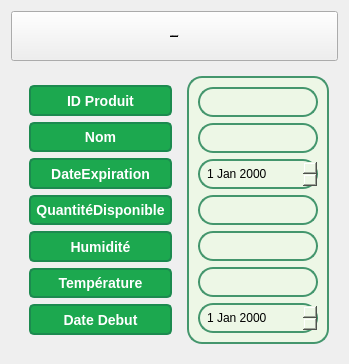
                 <widget class="QWidget" name="formmodifier">
                  <property name="styleSheet">
                   <string notr="true"/>
                  </property>
                  <layout class="QVBoxLayout" name="verticalLayout">
                   <item>
                    <widget class="QPushButton" name="pushButton_5">
                     <property name="minimumSize">
                      <size>
                       <width>0</width>
                       <height>50</height>
                      </size>
                     </property>
                     <property name="font">
                      <font>
                       <family>Roboto</family>
                       <pointsize>-1</pointsize>
                       <bold>true</bold>
                       <underline>true</underline>
                      </font>
                     </property>
                     <property name="cursor">
                      <cursorShape>PointingHandCursor</cursorShape>
                     </property>
                     <property name="styleSheet">
                      <string notr="true">QPushButton {
    background-color: rgb(50, 120, 90); /* Couleur verte foncée */
    /*color: black;*/
   /* color: #1f472e;*/
color:black;
    font-family: &quot;Roboto&quot;, sans-serif;
     
    font-weight: bold; /* texte en gras */
    font-size: 20px;
    text-decoration: underline;  /* Texte souligné */
    line-height: 1.5;

    width: 200px;
    height: 40px;
    opacity: 0.65;
    text-align: center;
    
    border-style: solid;
    transition: background-color 0.3s ease, opacity 0.3s ease, transform 0.3s ease; /* Transition pour effet plus fluide */
}

QPushButton:hover {
    background-color: rgb(70, 140, 110); /* Couleur de fond légèrement plus claire au survol */
    opacity: 0.85; /* Augmentation de l'opacité */
    transform: scale(1.05); /* Agrandissement léger */
    box-shadow: 2px 2px 5px rgba(0, 0, 0, 0.3); /* Ombre pour donner de la profondeur */
}

                                                           

/*                                                  
QPushButton {
    background-color: rgb(50, 120, 90); 
    color: black;
    
    font-size: 20px;
    text-decoration: underline;   
    line-height: 1.5;

    width: 200px;
    height: 40px;
    opacity: 0.65;
    text-align: center;
    
    border-style: solid;
}
/*</string>
                     </property>
                     <property name="text">
                      <string>Modifier le produit</string>
                     </property>
                    </widget>
                   </item>
                   <item>
                    <widget class="QFrame" name="frame">
                     <property name="styleSheet">
                      <string notr="true">border:none;</string>
                     </property>
                     <property name="frameShape">
                      <enum>QFrame::Shape::StyledPanel</enum>
                     </property>
                     <property name="frameShadow">
                      <enum>QFrame::Shadow::Raised</enum>
                     </property>
                     <layout class="QHBoxLayout" name="horizontalLayout_7">
                      <item>
                       <widget class="QFrame" name="frame_9">
                        <property name="styleSheet">
                         <string notr="true">QFrame QLabel {
background-color: rgb(28, 168, 79);

}
</string>
                        </property>
                        <property name="frameShape">
                         <enum>QFrame::Shape::StyledPanel</enum>
                        </property>
                        <property name="frameShadow">
                         <enum>QFrame::Shadow::Raised</enum>
                        </property>
                        <layout class="QVBoxLayout" name="verticalLayout_10">
                         <item>
                          <widget class="QLabel" name="label_2">
                           <property name="styleSheet">
                            <string notr="true">QLabel {
    background-color: rgb(28, 168, 79); /* Couleur de fond */
    border: 2px solid #1C8A4F; /* Bordure assortie */
    border-radius: 5px; /* Coins arrondis */
    color: white; /* Texte en blanc */
    font-size: 14px; /* Taille de police */
    padding: 5px; /* Espacement interne */
    font-weight: bold; /* Texte en gras */
}

QLabel:hover {
    background-color: rgb(20, 140, 60); /* Couleur de fond change lorsque l'on survole le label */
}

QLabel:focus {
    border: 2px solid #0D6E3F; /* Bordure qui change en cas de focus (utile pour les QLabel avec interaction) */
}

</string>
                           </property>
                           <property name="text">
                            <string>ID Produit</string>
                           </property>
                           <property name="alignment">
                            <set>Qt::AlignmentFlag::AlignCenter</set>
                           </property>
                          </widget>
                         </item>
                         <item>
                          <widget class="QLabel" name="label_30">
                           <property name="styleSheet">
                            <string notr="true">QLabel {
    background-color: rgb(28, 168, 79); /* Couleur de fond */
    border: 2px solid #1C8A4F; /* Bordure assortie */
    border-radius: 5px; /* Coins arrondis */
    color: white; /* Texte en blanc */
    font-size: 14px; /* Taille de police */
    padding: 5px; /* Espacement interne */
    font-weight: bold; /* Texte en gras */
}

QLabel:hover {
    background-color: rgb(20, 140, 60); /* Couleur de fond change lorsque l'on survole le label */
}

QLabel:focus {
    border: 2px solid #0D6E3F; /* Bordure qui change en cas de focus (utile pour les QLabel avec interaction) */
}

</string>
                           </property>
                           <property name="text">
                            <string>Nom</string>
                           </property>
                           <property name="alignment">
                            <set>Qt::AlignmentFlag::AlignCenter</set>
                           </property>
                          </widget>
                         </item>
                         <item>
                          <widget class="QLabel" name="label_31">
                           <property name="styleSheet">
                            <string notr="true">QLabel {
    background-color: rgb(28, 168, 79); /* Couleur de fond */
    border: 2px solid #1C8A4F; /* Bordure assortie */
    border-radius: 5px; /* Coins arrondis */
    color: white; /* Texte en blanc */
    font-size: 14px; /* Taille de police */
    padding: 5px; /* Espacement interne */
    font-weight: bold; /* Texte en gras */
}

QLabel:hover {
    background-color: rgb(20, 140, 60); /* Couleur de fond change lorsque l'on survole le label */
}

QLabel:focus {
    border: 2px solid #0D6E3F; /* Bordure qui change en cas de focus (utile pour les QLabel avec interaction) */
}

</string>
                           </property>
                           <property name="text">
                            <string>DateExpiration</string>
                           </property>
                           <property name="alignment">
                            <set>Qt::AlignmentFlag::AlignCenter</set>
                           </property>
                          </widget>
                         </item>
                         <item>
                          <widget class="QLabel" name="label_32">
                           <property name="styleSheet">
                            <string notr="true">QLabel {
    background-color: rgb(28, 168, 79); /* Couleur de fond */
    border: 2px solid #1C8A4F; /* Bordure assortie */
    border-radius: 5px; /* Coins arrondis */
    color: white; /* Texte en blanc */
    font-size: 14px; /* Taille de police */
    padding: 5px; /* Espacement interne */
    font-weight: bold; /* Texte en gras */
}

QLabel:hover {
    background-color: rgb(20, 140, 60); /* Couleur de fond change lorsque l'on survole le label */
}

QLabel:focus {
    border: 2px solid #0D6E3F; /* Bordure qui change en cas de focus (utile pour les QLabel avec interaction) */
}

</string>
                           </property>
                           <property name="text">
                            <string>QuantitéDisponible</string>
                           </property>
                           <property name="alignment">
                            <set>Qt::AlignmentFlag::AlignCenter</set>
                           </property>
                          </widget>
                         </item>
                         <item>
                          <widget class="QLabel" name="label_33">
                           <property name="styleSheet">
                            <string notr="true">QLabel {
    background-color: rgb(28, 168, 79); /* Couleur de fond */
    border: 2px solid #1C8A4F; /* Bordure assortie */
    border-radius: 5px; /* Coins arrondis */
    color: white; /* Texte en blanc */
    font-size: 14px; /* Taille de police */
    padding: 5px; /* Espacement interne */
    font-weight: bold; /* Texte en gras */
}

QLabel:hover {
    background-color: rgb(20, 140, 60); /* Couleur de fond change lorsque l'on survole le label */
}

QLabel:focus {
    border: 2px solid #0D6E3F; /* Bordure qui change en cas de focus (utile pour les QLabel avec interaction) */
}

</string>
                           </property>
                           <property name="text">
                            <string>Humidité</string>
                           </property>
                           <property name="alignment">
                            <set>Qt::AlignmentFlag::AlignCenter</set>
                           </property>
                          </widget>
                         </item>
                         <item>
                          <widget class="QLabel" name="label_34">
                           <property name="styleSheet">
                            <string notr="true">QLabel {
    background-color: rgb(28, 168, 79); /* Couleur de fond */
    border: 2px solid #1C8A4F; /* Bordure assortie */
    border-radius: 5px; /* Coins arrondis */
    color: white; /* Texte en blanc */
    font-size: 14px; /* Taille de police */
    padding: 5px; /* Espacement interne */
    font-weight: bold; /* Texte en gras */
}

QLabel:hover {
    background-color: rgb(20, 140, 60); /* Couleur de fond change lorsque l'on survole le label */
}

QLabel:focus {
    border: 2px solid #0D6E3F; /* Bordure qui change en cas de focus (utile pour les QLabel avec interaction) */
}

</string>
                           </property>
                           <property name="text">
                            <string>Température</string>
                           </property>
                           <property name="alignment">
                            <set>Qt::AlignmentFlag::AlignCenter</set>
                           </property>
                          </widget>
                         </item>
                         <item>
                          <widget class="QLabel" name="label_35">
                           <property name="styleSheet">
                            <string notr="true">QLabel {
    background-color: rgb(28, 168, 79); /* Couleur de fond */
    border: 2px solid #1C8A4F; /* Bordure assortie */
    border-radius: 5px; /* Coins arrondis */
    color: white; /* Texte en blanc */
    font-size: 14px; /* Taille de police */
    padding: 5px; /* Espacement interne */
    font-weight: bold; /* Texte en gras */
}

QLabel:hover {
    background-color: rgb(20, 140, 60); /* Couleur de fond change lorsque l'on survole le label */
}

QLabel:focus {
    border: 2px solid #0D6E3F; /* Bordure qui change en cas de focus (utile pour les QLabel avec interaction) */
}

</string>
                           </property>
                           <property name="text">
                            <string>Date Debut</string>
                           </property>
                           <property name="alignment">
                            <set>Qt::AlignmentFlag::AlignCenter</set>
                           </property>
                          </widget>
                         </item>
                        </layout>
                       </widget>
                      </item>
                      <item>
                       <widget class="QFrame" name="frame_12">
                        <property name="styleSheet">
                         <string notr="true">background-color: #edf7e6;         /* Light green inside background */
border: 2px solid rgb(68, 150, 109); /* Green border */
border-radius: 15px;                /* Rounded corners with 15px radius */</string>
                        </property>
                        <property name="frameShape">
                         <enum>QFrame::Shape::StyledPanel</enum>
                        </property>
                        <property name="frameShadow">
                         <enum>QFrame::Shadow::Raised</enum>
                        </property>
                        <layout class="QVBoxLayout" name="verticalLayout_11">
                         <item>
                          <widget class="QLineEdit" name="inputidproduitmodif">
                           <property name="styleSheet">
                            <string notr="true">QLineEdit {
    border-radius: 15px;
border: 2px solid rgb(68, 150, 109); /* Green border */
    padding: 5px;
}</string>
                           </property>
                          </widget>
                         </item>
                         <item>
                          <widget class="QLineEdit" name="inputnomproduit_3">
                           <property name="minimumSize">
                            <size>
                             <width>100</width>
                             <height>30</height>
                            </size>
                           </property>
                           <property name="maximumSize">
                            <size>
                             <width>16777215</width>
                             <height>16777215</height>
                            </size>
                           </property>
                          </widget>
                         </item>
                         <item>
                          <widget class="QDateEdit" name="inputdateexpiration_3">
                           <property name="minimumSize">
                            <size>
                             <width>0</width>
                             <height>30</height>
                            </size>
                           </property>
                           <property name="styleSheet">
                            <string notr="true">QDateEdit {
    border-radius: 15px;
border: 2px solid rgb(68, 150, 109); /* Green border */
    padding: 5px;
}</string>
                           </property>
                          </widget>
                         </item>
                         <item>
                          <widget class="QLineEdit" name="inputquantitedisponible_3">
                           <property name="styleSheet">
                            <string notr="true">QLineEdit {
    border-radius: 15px;
border: 2px solid rgb(68, 150, 109); /* Green border */
    padding: 5px;
}</string>
                           </property>
                          </widget>
                         </item>
                         <item>
                          <widget class="QLineEdit" name="inputhumidite_3">
                           <property name="styleSheet">
                            <string notr="true">QLineEdit {
    border-radius: 15px;
border: 2px solid rgb(68, 150, 109); /* Green border */
    padding: 5px;
}</string>
                           </property>
                          </widget>
                         </item>
                         <item>
                          <widget class="QLineEdit" name="inputtemperature_3">
                           <property name="styleSheet">
                            <string notr="true">QLineEdit {
    border-radius: 15px;
border: 2px solid rgb(68, 150, 109); /* Green border */
    padding: 5px;
}</string>
                           </property>
                          </widget>
                         </item>
                         <item>
                          <widget class="QDateEdit" name="inputdatedebut_3">
                           <property name="styleSheet">
                            <string notr="true">QDateEdit {
    border-radius: 15px;
border: 2px solid rgb(68, 150, 109); /* Green border */
    padding: 5px;
}</string>
                           </property>
                          </widget>
                         </item>
                        </layout>
                       </widget>
                      </item>
                     </layout>
                    </widget>
                   </item>
                  </layout>
                 </widget>
